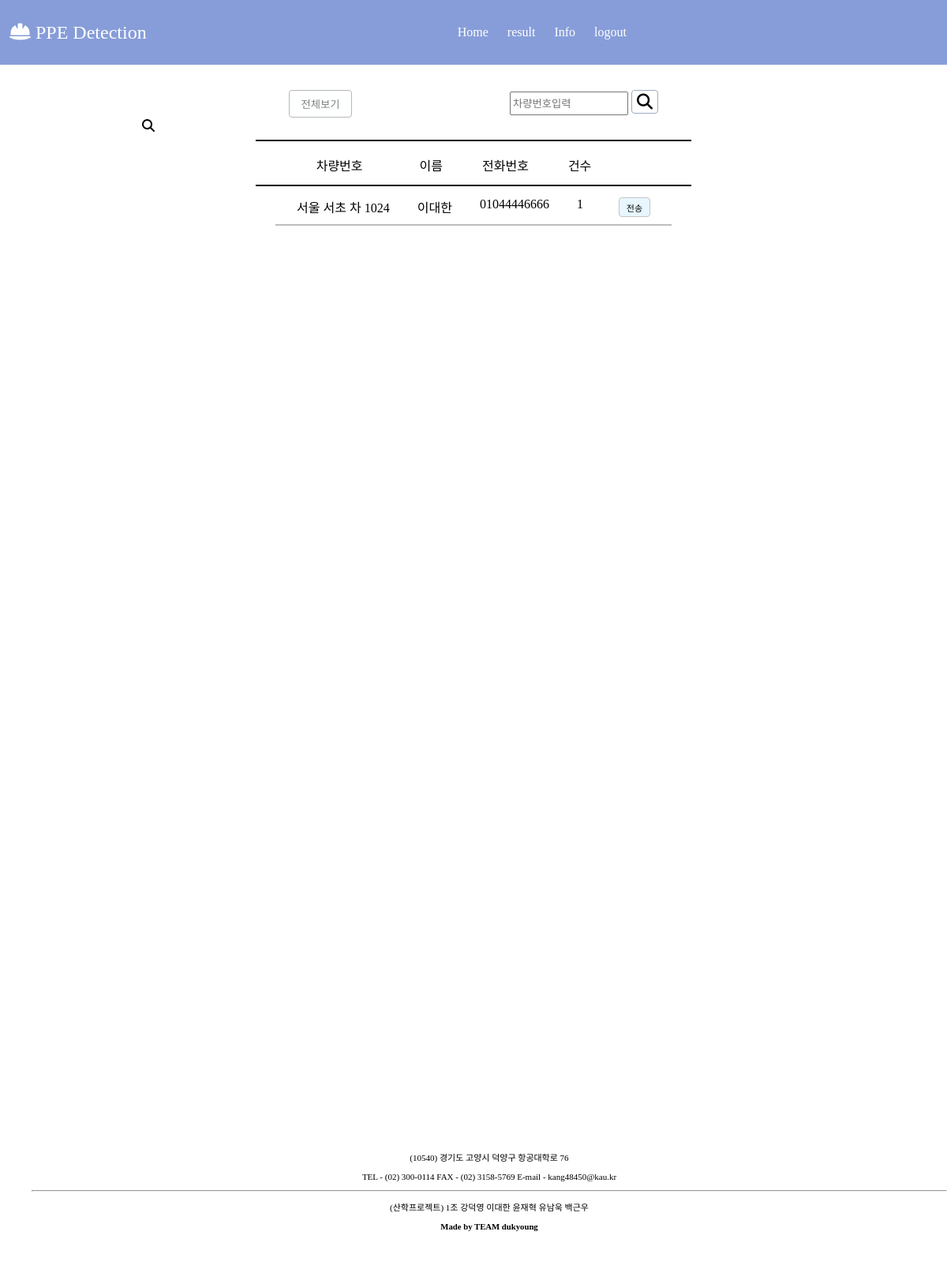
The page /info/ (signed in) on the database as committed earlier.
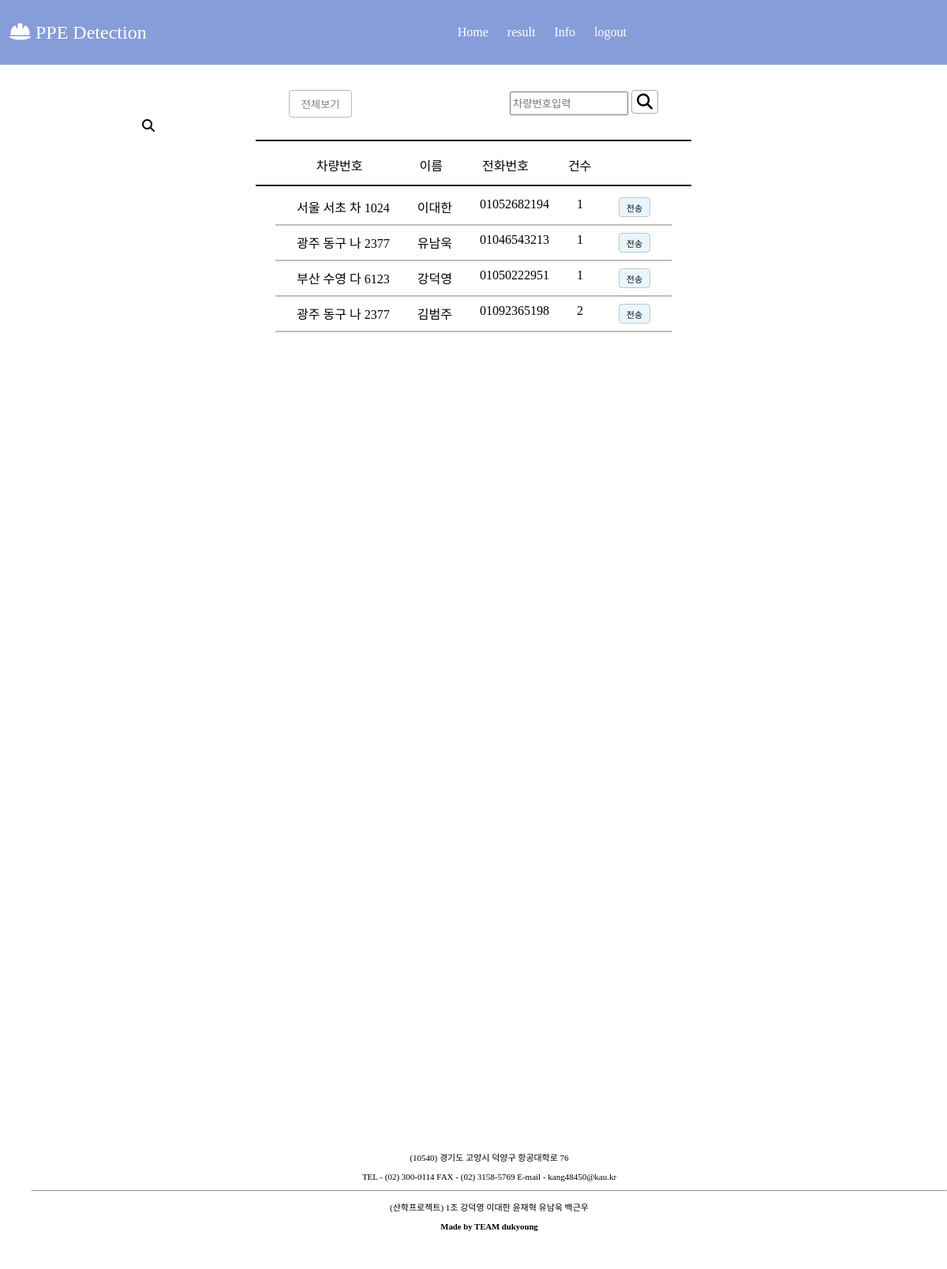
The same page on the database as committed later.
### blog/models.py (models this page shows, shortened)
class Driver(models.Model):
    name = models.CharField(max_length=10)
    phonenumber = models.CharField(max_length=15)
    carnumber = models.CharField(max_length=20)
    count = models.IntegerField()

### blog/views.py (the view)
# urls.py: path('info/',views.info,name="info"),
def info(req):
    driver = Driver.objects.all()
    context={
        "driver": driver,
    }
    return render(req, "blog/info.html",context=context)

### blog/templates/blog/info.html (shortened to what this page needs)
{% extends 'blog/base.html' %}
{% block content %}
<div class="infopage">
    <div class="infocon">
        {% if user.is_authenticated %}
        <div class="search">
            <button class="btn2"><a href="{% url 'searchwhole' %}">전체보기</a></button>
            <form class="form1" action="{% url 'search' %}" method="post">
                <input class="inputbox" type="search" placeholder="차량번호입력" name="q" value="{{q}}">
                <button class="btn1" type="submit"><i class="fas fa-search"></i></button>
            </form>
        </div>
        <i class="fa-solid fa-magnifying-glass"></i>
        <hr align="center" style="border: solid 0.1px rgb(0, 0, 0);width:550px;">
        <div class="db">
            {% if not driver %}
                <div class="nothing">
                    <h4>검색 결과가 없습니다</h4>
                </div>
            {% else %}
            <div class="category">
                <span class="section">
                    <span class="num">차량번호</span>
                    <span class="name">이름</span>
                    <span class="pnum">전화번호</span>
                    <span class="cnt">건수</span>
                </span>
                <hr align="center" style="border: solid 0.1px rgb(0, 0, 0);width:550px;">
            </div>
            <div class="queryset">
                {% for driver in driver %}
                    <li>
                        <span class="cnum">{{driver.carnumber}}</span>
                        <span class="name">{{driver.name}}</span>
                        <span class="pnum">{{driver.phonenumber}}</span>
                        <span class="cnt">{{driver.count}}</span>
                        <button class="snsbtn" onclick="confirmSMS()"><a href="{% url 'sendsns' driver.phonenumber %}">전송</a></button>
                    </li>
                    <hr align="center" style="border: solid 0.1px rgb(190, 188, 188);width:500px;">
                {% endfor %}
            </div>
            {% endif %}
        </div>
        {% else %}
        <script>
            alert("로그인 후 이용가능합니다.");
            var link='http://127.0.0.1:8000/account/login/';
            location.replace(link);
        </script>
        {% endif %}
    </div>
</div>
{% endblock %}

Rows that differ between the two databases and show on the page:
changed Driver "서울 서초 차 1024": phonenumber "01044446666" → "01052682194"
added Driver: carnumber "광주 동구 나 2377", name "유남욱", phonenumber "01046543213", count "1"
added Driver: carnumber "부산 수영 다 6123", name "강덕영", phonenumber "01050222951", count "1"
added Driver: carnumber "광주 동구 나 2377", name "김범주", phonenumber "01092365198", count "2"
